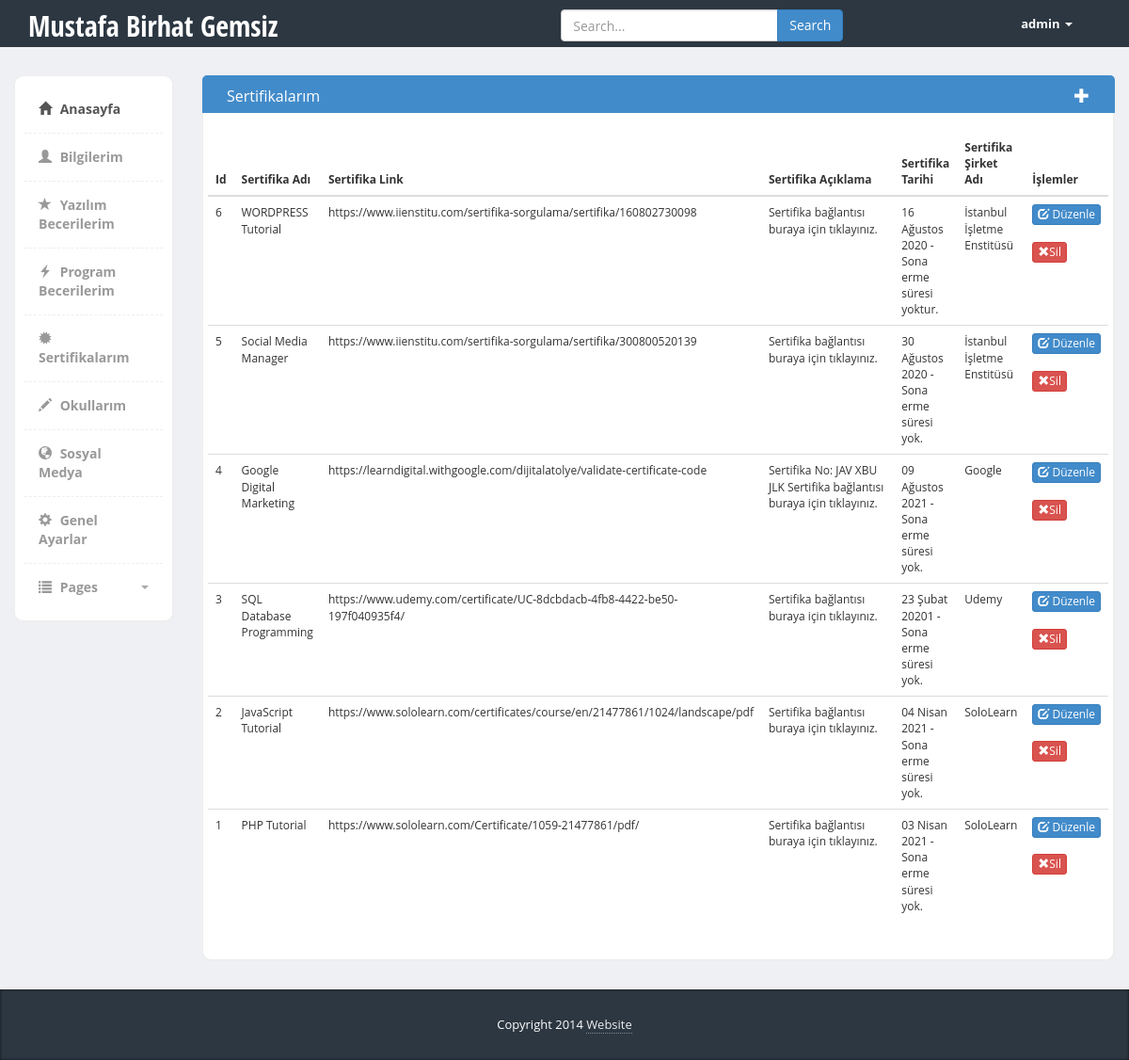
Page /admin/certificate.php (signed in) on the committed database.
### tables this page shows
CREATE TABLE `tblsetting` (
  `site_id` tinyint(11) NOT NULL,
  `site_title` varchar(255) NOT NULL,
  `site_url` varchar(255) NOT NULL,
  `site_desc` varchar(255) NOT NULL,
  `site_keyw` varchar(255) NOT NULL,
  `site_footer` varchar(255) NOT NULL,
  `site_color` varchar(255) NOT NULL
);

CREATE TABLE `tblcertificates` (
  `certificate_id` int(11) NOT NULL,
  `certificate_name` varchar(50) NOT NULL,
  `certificate_link` varchar(255) NOT NULL,
  `certificate_desc` varchar(255) NOT NULL,
  `certificate_date` varchar(255) NOT NULL,
  `certificate_company` varchar(255) NOT NULL
);

### admin/certificate.php (the view, shortened to what this page needs)
<?php include  'header.php';
?>
<div class="page-content">
	<div class="row">
		<?php include  'sidebar.php'; ?>
		<div class="col-md-10">
			<div class="row">
															<?php
															$quary = $db->prepare("SELECT * FROM tblcertificates");
															$quary->execute();
															?>
															<div class="col-md-12 panel-primary">
																<div class="content-box-header panel-heading">
																	<div class="panel-title" >Sertifikalarım</div>
																	<div class="panel-options">
																		<a href="add-certificate.php" data-rel="collapse"><i class="glyphicon glyphicon-plus" style="color: white;" title="Yeni Sertifika Ekle"></i></a>
																	</div>
																</div>
																<div class="content-box-large box-with-header">
																	<div class="row">
																		<table class="table">
																			<thead>
																				<tr>
																					<th>Id</th>
																					<th>Sertifika Adı</th>
																					<th>Sertifika Link</th>
																					<th width="200px">Sertifika Açıklama</th>
																					<th>Sertifika Tarihi</th>
																					<th>Sertifika Şirket Adı</th>
																					<th>İşlemler</th>
																				</tr>
																			</thead>
																			<tbody>
																				<?php
																				$quary=$db->prepare("SELECT * FROM tblcertificates ORDER BY certificate_id DESC");
																				$quary->execute();
																				$getquary=$quary->fetchALL(PDO::FETCH_ASSOC);
																				foreach ($getquary as $row) { ?>
																					<tr>
																						<td><?php echo $row['certificate_id']; ?></td>
																						<td><?php echo $row['certificate_name']; ?></td>
																						<td><?php echo $row['certificate_link']; ?></td>
																						<td><?php echo $row['certificate_desc'];  ?></td>
																						<td><?php echo $row['certificate_date']; ?></td>
																						<td><?php echo $row['certificate_company']; ?></td>
																						<td>
																							<a href="edit-certificate.php?certificate_id=<?php echo $row['certificate_id'] ?>"><button class="btn btn-xs btn-primary"><span class="glyphicon glyphicon-edit"></span> Düzenle</button></a>
																							<br><br>
																							<a href="operation.php?deletecertificate_id=<?php echo$row['certificate_id'] ?>"><button class="btn btn-xs btn-danger"><span class="glyphicon glyphicon-remove"></span>Sil</button></a>
																						</td>
																					</tr>
																					<?php
																				}
																				?>
																			</tbody>
																		</table>
																	</div>
																</div>
															</div>
														</div>
													</div>
												</div>
											</div>
											<?php include  'footer.php'; ?>

### admin/header.php (shortened to what this page needs)
<?php include '../config.php';
$query= $db->prepare("SELECT * FROM tblsetting");
$query->execute();
$getquery = $query->fetch(PDO::FETCH_ASSOC);
?>
<!DOCTYPE html>
<html>
  <head>
    <link href="bootstrap/css/bootstrap.min.css" rel="stylesheet">
    <link href="css/styles.css" rel="stylesheet">
  </head>
  <body>
  	<div class="header">
	     <div class="container">
	        <div class="row">
	           <div class="col-md-5">
	              <div class="logo">
	                 <h1><a href="index.php"><?php echo $getquery['site_title'];?></a></h1>
	              </div>
	           </div>
	           <div class="col-md-5">
	              <div class="row">
	                <div class="col-lg-12">
	                  <div class="input-group form">
	                       <input type="text" class="form-control" placeholder="Search...">
	                       <span class="input-group-btn">
	                         <button class="btn btn-primary" type="button">Search</button>
	                       </span>
	                  </div>
	                </div>
	              </div>
	           </div>
	           <div class="col-md-2">
	              <div class="navbar navbar-inverse" role="banner">
	                  <nav class="collapse navbar-collapse bs-navbar-collapse navbar-right" role="navigation">
	                    <ul class="nav navbar-nav">
	                      <li class="dropdown">
	                        <a href="#" class="dropdown-toggle" data-toggle="dropdown"><?php echo $_SESSION["admin_uname"]; ?> <b class="caret"></b></a>
	                      </li>
	                    </ul>
	                  </nav>
	              </div>
	           </div>
	        </div>
	     </div>
	</div>

### admin/sidebar.php (shortened to what this page needs)
<div class="col-md-2">
   <div class="sidebar content-box" style="display: block;">
    <ul class="nav">
        <li class="current"><a href="index.php"><i class="glyphicon glyphicon-home"></i> Anasayfa</a></li>
        <li><a href="myinfo.php"><i class="glyphicon glyphicon-user"></i> Bilgilerim</a></li>
        <li><a href="myskills.php"><i class="glyphicon glyphicon-star"></i> Yazılım Becerilerim</a></li>
        <li><a href="program-skills.php"><i class="glyphicon glyphicon-flash"></i> Program Becerilerim</a></li>
        <li><a href="certificate.php"><i class="glyphicon glyphicon-certificate"></i> Sertifikalarım</a></li>
        <li><a href="school.php"><i class="glyphicon glyphicon-pencil"></i> Okullarım</a></li>
        <li><a href="social-media.php"><i class="glyphicon glyphicon-globe"></i> Sosyal Medya</a></li>
        <li><a href="general-settings.php"><i class="glyphicon glyphicon-cog"></i> Genel Ayarlar</a></li>
        <li class="submenu">
           <a href="#">
            <i class="glyphicon glyphicon-list"></i> Pages
            <span class="caret pull-right"></span>
        </a>
    </li>
</ul>
</div>
</div>

### admin/footer.php (shortened to what this page needs)
  <footer>
         <div class="container">
            <div class="copy text-center">
               Copyright 2014 <a href='#'>Website</a>
            </div>
         </div>
      </footer>
  </body>
</html>

### admin/css/styles.css (style rules this page uses)
body { font-family: 'Open Sans', sans-serif; background-color: #f7f7f7; position: relative; margin: 0px; font-size: 12px; padding: 0px; }
.page-content > .row { margin-left: 0px !important; margin-right: 0px !important; margin-top: 30px; }
footer { background-color:#2c3742; box-shadow:inset 0px 0px 3px #111; color:#fff; font-size:14px; line-height:25px; padding:10px 0px 10px 0px; bottom: 0px; }
footer a { color:#eee; text-decoration:none; border-bottom:1px dotted #888; }
footer .copy { font-size:13px; margin:15px 0px; }
.header { height:50px; background-color: #2c3742; }
.header .logo h1 { font-size:30px; margin:0px; padding:10px 0px; }
.header .logo h1 a { color:#fff; font-family: 'Open Sans Condensed', sans-serif; }
.header .form { margin-top:10px; width:100%; max-width:300px; margin:10px auto; }
.header .navbar * { box-shadow:none !important; }
.header .navbar { background:none !important; border:0px !important; }
.header .navbar .nav > li > a { color:#fff !important; font-size:13px !important; border-bottom:0px !important; margin-top:0px !important; font-weight:bold; }
.header .navbar-collapse { border:0px !important; }
.header .navbar-nav .caret { border-top-color:#fff !important; border-bottom-color:#fff !important; }
.content-box, .content-box-large { margin-bottom:30px; background:#fff; border-radius:10px; padding:10px; border-left:1px solid #eee; border-top:1px solid #eee; border-right:2px solid #eee; border-bottom:2px solid #eee; }
.content-box-large { padding: 20px; }
.box-with-header { border-top: none; border-top-left-radius:0px; border-top-right-radius:0px; }
.content-box-header { min-height: 40px; font-size: 16px; background:#f5f5f5; border-top-left-radius:5px; border-top-right-radius:5px; padding:10px; border-left:1px solid #eee; border-top:1px solid #eee; border-right:2px solid #eee; }
.content-box-header:after { clear:both; }
.sidebar ul.nav, .sidebar ul.nav ul { list-style: none; padding: 0px; margin: 0px; }
.sidebar .nav > li { margin: 0; border-bottom:1px dashed #eee; }
.sidebar .nav > li:last-child { border-bottom:0px; }
.sidebar .nav > li > a { font-size: 14px; line-height: 20px; padding: 15px 15px; color: #999; display: block; font-weight:bold; background:none; text-decoration: none; border-top:0px; font-weight:bold; }
.sidebar .nav > li > a > i { margin-right:5px; }
.sidebar .nav li a:hover, .sidebar .nav li.current > a { background: #fff; color: #555; border-bottom:0px; }
.sidebar .nav a .caret { float: right; width: 0; height: 0; display: inline-block; vertical-align: top; border-top: 4px solid #aaa; border-right: 4px solid transparent; border-left: 4px solid transparent; content: ""; margin-top: 8px; margin-left: 2px; }
body { background-color: #eff0f3; }
.panel-heading>.panel-title, .content-box-header .panel-title { float: left; padding: 10px 15px; padding-top: 0px; }
.panel-heading>.panel-options, .content-box-header .panel-options { float: right; padding-right: 15px; }
.panel-heading>.panel-options>a, .content-box-header .panel-options>a { margin-top: 10px; }

### rows in the picture
tblsetting: site_title "Mustafa Birhat Gemsiz"
tblcertificates: certificate_id "6", certificate_name "WORDPRESS Tutorial", certificate_link "https://www.iienstitu.com/sertifika-sorgulama/sertifika/160802730098", certificate_desc "Sertifika bağlantısı buraya için tıklayınız.", certificate_date "16 Ağustos 2020 - Sona erme süresi yoktur.", certificate_company "İstanbul İşletme Enstitüsü"
tblcertificates: certificate_id "5", certificate_name "Social Media Manager", certificate_link "https://www.iienstitu.com/sertifika-sorgulama/sertifika/300800520139", certificate_desc "Sertifika bağlantısı buraya için tıklayınız.", certificate_date "30 Ağustos 2020 - Sona erme süresi yok.", certificate_company "İstanbul İşletme Enstitüsü"
tblcertificates: certificate_id "4", certificate_name "Google Digital Marketing", certificate_link "https://learndigital.withgoogle.com/dijitalatolye/validate-certificate-code", certificate_desc "Sertifika No: JAV XBU JLK Sertifika bağlantısı buraya için tıklayınız.", certificate_date "09 Ağustos 2021 - Sona erme süresi yok.", certificate_company "Google"
tblcertificates: certificate_id "3", certificate_name "SQL Database Programming", certificate_link "https://www.udemy.com/certificate/UC-8dcbdacb-4fb8-4422-be50-197f040935f4/", certificate_desc "Sertifika bağlantısı buraya için tıklayınız.", certificate_date "23 Şubat 20201 - Sona erme süresi yok.", certificate_company "Udemy"
tblcertificates: certificate_id "2", certificate_name "JavaScript Tutorial", certificate_link "https://www.sololearn.com/certificates/course/en/21477861/1024/landscape/pdf", certificate_desc "Sertifika bağlantısı buraya için tıklayınız.", certificate_date "04 Nisan 2021 - Sona erme süresi yok.", certificate_company "SoloLearn"
tblcertificates: certificate_id "1", certificate_name "PHP Tutorial", certificate_link "https://www.sololearn.com/Certificate/1059-21477861/pdf/", certificate_desc "Sertifika bağlantısı buraya için tıklayınız.", certificate_date "03 Nisan 2021 - Sona erme süresi yok.", certificate_company "SoloLearn"

### other values in the picture
$_SESSION["admin_uname"] "admin"
